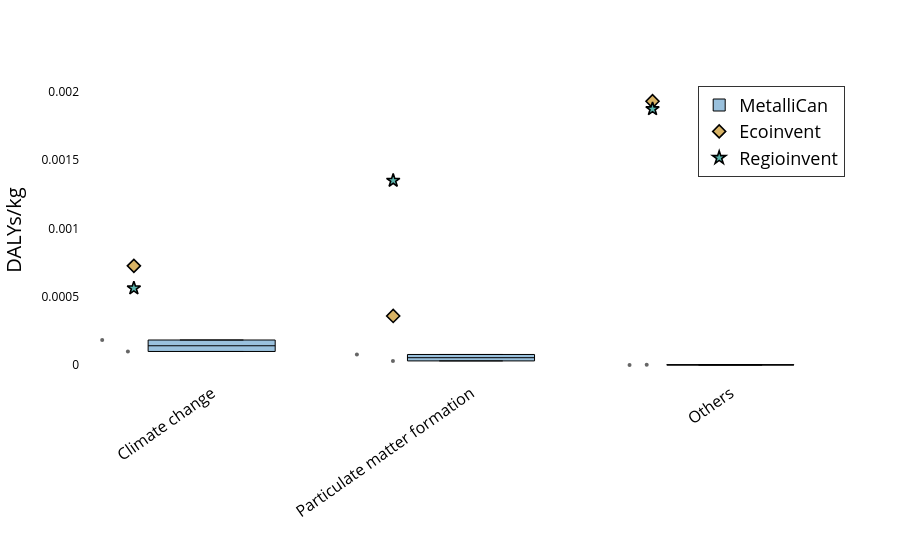

Notebook code for this chart:
### Code cell
plot_lcia_boxes_for_reference_product(
    df_hh,
    reference_product="U concentrate",
    yaxis_label="DALYs/kg",
    title="Human health – U concentrate",
    output_html="results/Damages/boxplot_hh_u.html",
    output_image="results/Damages/boxplot_hh_u",
    image_format="pdf",
)

### Figure 1 — Plotly figure (JSON) as saved in the notebook; plotly's stock layout.template omitted (floating-point values rounded to 4 significant figures)
{"data": [{"boxpoints": "all", "fillcolor": "rgba(31,119,180,0.45)", "hoverinfo": "text+y", "hovertext": ["Cigar Lake + McClean Lake", "Cigar Lake + McClean Lake", "Cigar Lake + McClean Lake", "Key Lake + McArthur River", "Key Lake + McArthur River", "Key Lake + McArthur River"], "jitter": 0.35, "line": {"color": "black", "width": 1}, "marker": {"opacity": 0.6, "size": 4}, "name": "MetalliCan", "x": [0, 2, 1, 0, 2, 1], "y": [0.0001008, 1.992e-06, 7.893e-05, 0.0001847, 3.967e-06, 3.186e-05], "type": "box"}, {"marker": {"color": "#d8b365", "line": {"color": "black", "width": 1.6}, "size": 10, "symbol": "diamond"}, "mode": "markers", "name": "Ecoinvent", "x": [-0.3, 1.7, 0.7], "y": [0.0007268, 0.001931, 0.0003607], "type": "scatter"}, {"marker": {"color": "#5ab4ac", "line": {"color": "black", "width": 1.6}, "size": 10, "symbol": "star"}, "mode": "markers", "name": "Regioinvent", "x": [-0.3, 1.7, 0.7], "y": [0.0005633, 0.001874, 0.00135], "type": "scatter"}], "layout": {"xaxis": {"tickfont": {"size": 16, "color": "black"}, "tickmode": "array", "tickvals": [0, 1, 2], "ticktext": ["Climate change", "Particulate matter formation", "Others"], "tickangle": -35, "ticklabelposition": "outside", "automargin": true}, "yaxis": {"title": {"font": {"color": "black", "size": 20}, "text": "DALYs/kg"}, "tickfont": {"color": "black"}, "showgrid": false}, "margin": {"l": 80, "r": 40, "t": 80, "b": 180}, "legend": {"title": {"font": {"color": "black", "size": 24}, "text": ""}, "font": {"color": "black", "size": 18}, "orientation": "v", "yanchor": "top", "y": 0.98, "xanchor": "right", "x": 0.98, "bgcolor": "rgba(255,255,255,0.9)", "bordercolor": "black", "borderwidth": 0.8}, "plot_bgcolor": "white", "paper_bgcolor": "white"}}
